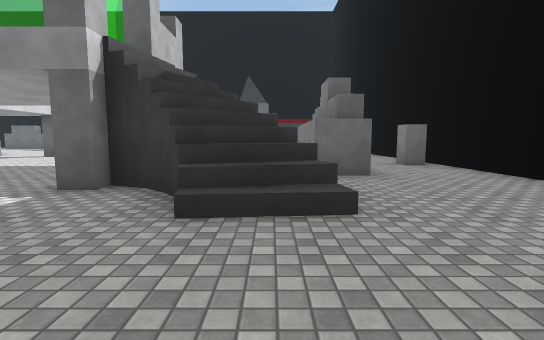
[1] (above)

24 first-person views from a walk through a Unity game level. The camera is 1.3 m above the floor, tilts 6° down and sees 85° across. The floor is counted in squares, 2 m on a side. Each view is taken from the middle of a square. On the plan, view 1 faces up. The plan holds only what a view shows up to about 9 squares ahead; the rest is blank. The place goes on beyond the plan. Some animated figures are left out. Surface patterns are stand-ins for the level's own textures.

[2]
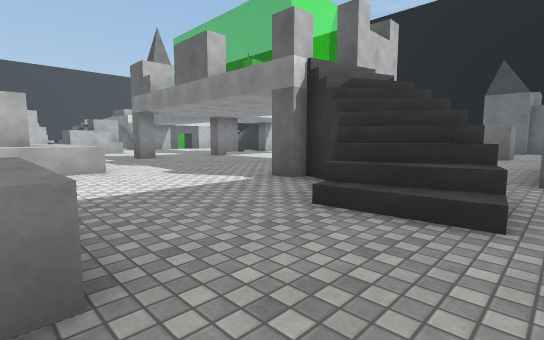

[3]
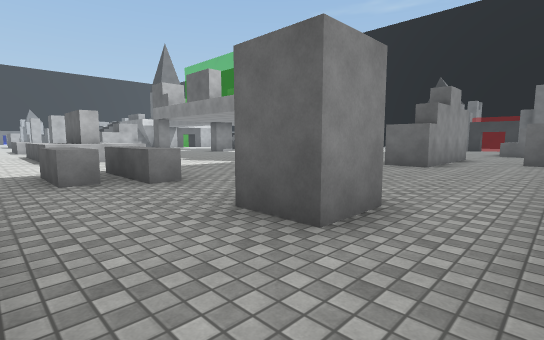

[4]
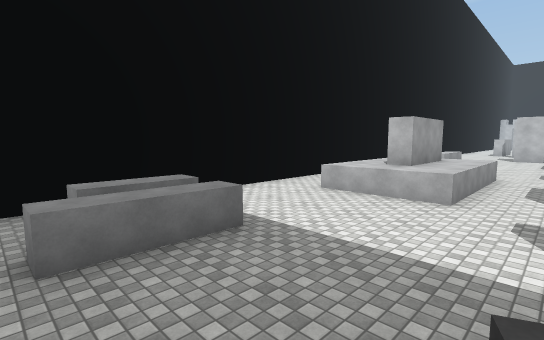

[5]
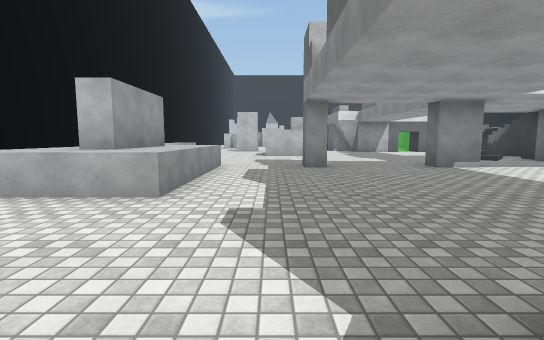

[6]
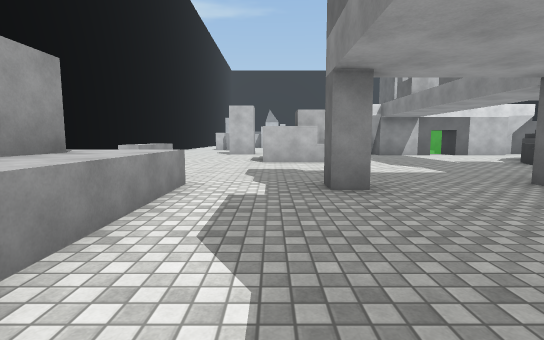

[7]
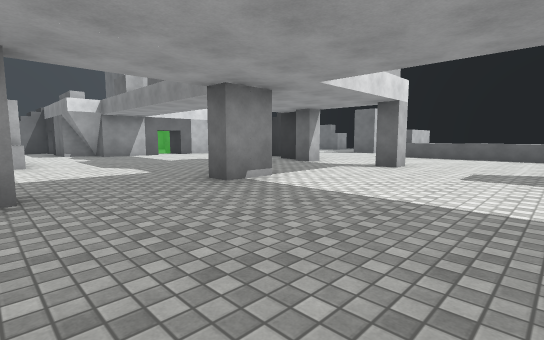

[8]
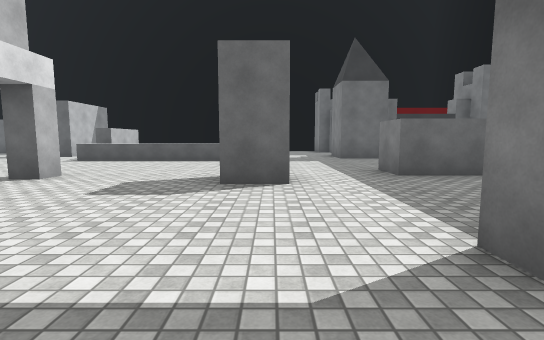

[9]
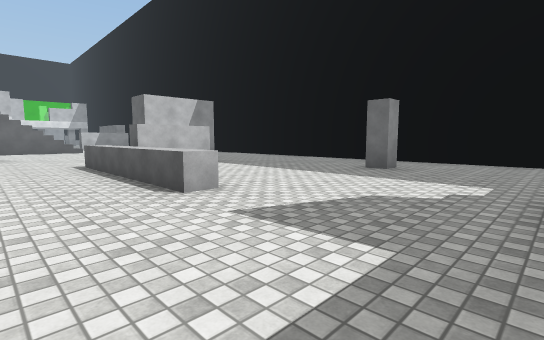

[10]
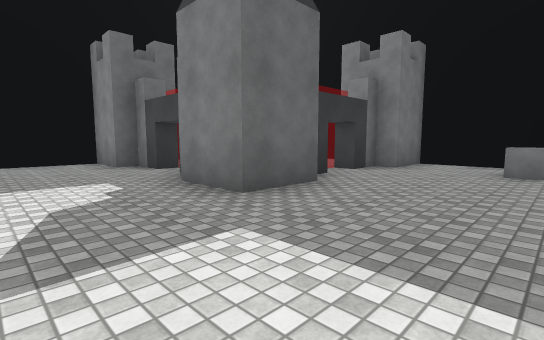

[11]
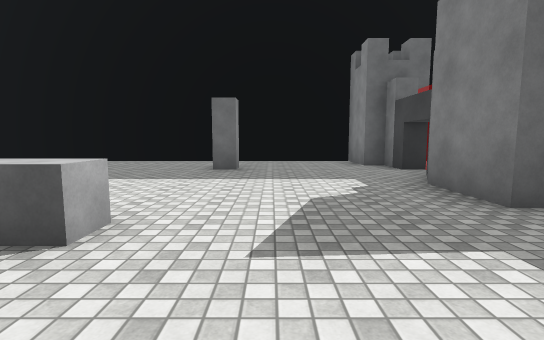

[12]
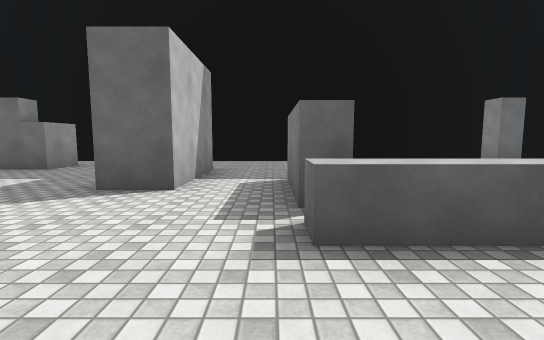

[13]
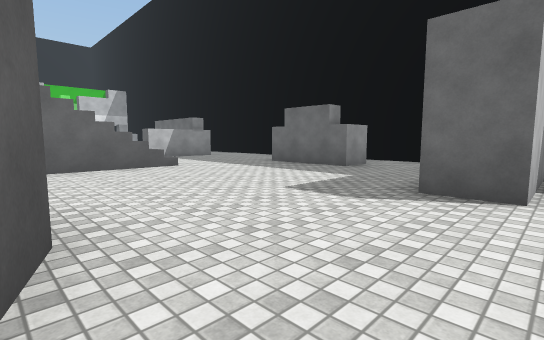

[14]
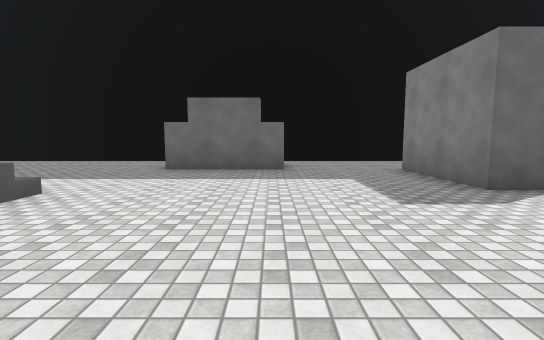

[15]
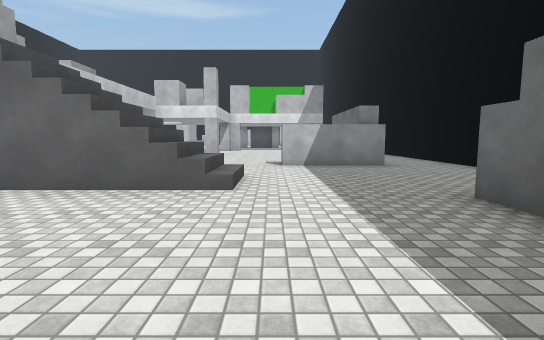

[16]
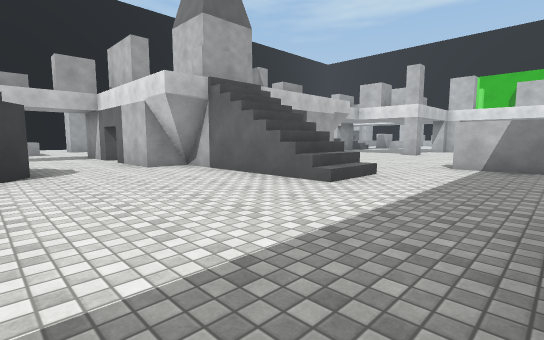

[17]
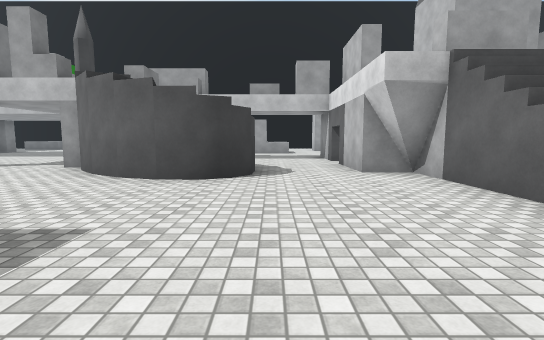

[18]
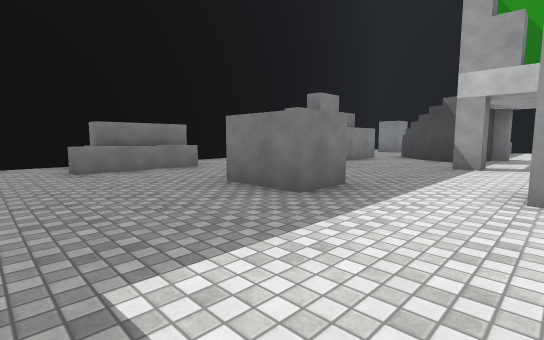

[19]
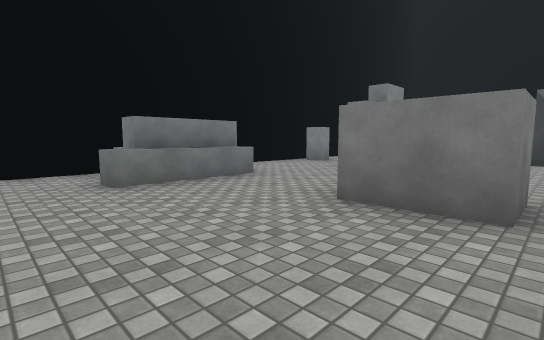

[20]
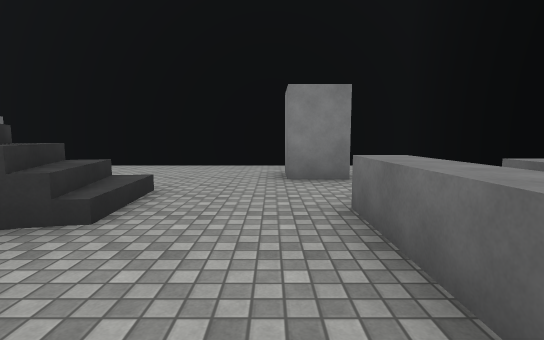

[21]
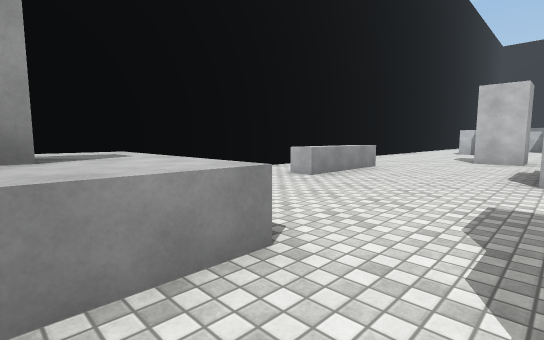

[22]
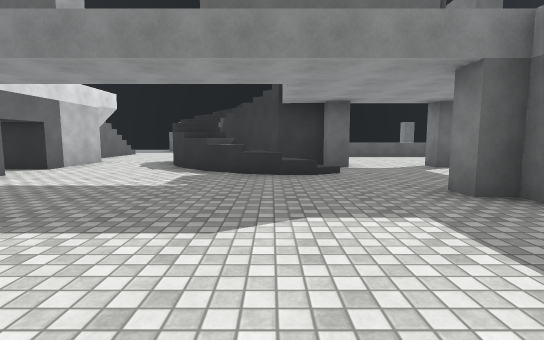

[23]
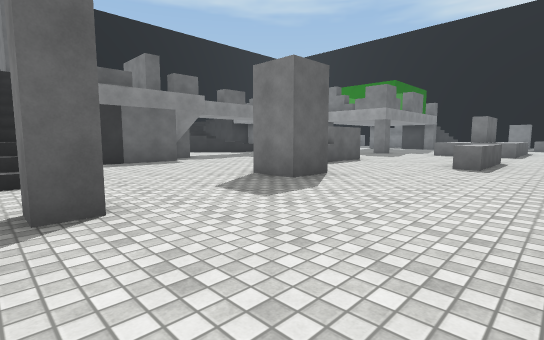

[24]
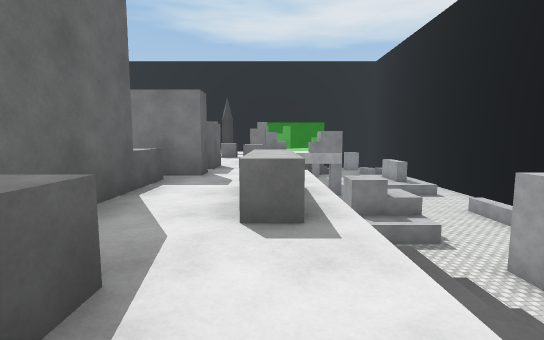

### Floor plan
Key: @ floor where view 1 was taken; # wall or solid block; . main floor; : floor 1.5 m higher than the main floor; + floor 2.25 m higher than the main floor; * floor 4 m higher than the main floor; / step, stairs or slope; = window, fence, low wall or low ledge; ^ raised ledge.
Columns run from 23 left of view 1 to 5 right of it. Each row starts with its distance up from view 1.
 22 #######################
 21 ......  ...... .......#
 20  .....###..... .......#
 19  #.........#.. ...#....
 18  #.........#..........=
 17 ...........#.# .......# ==
 16 ....//.......#  ......#...###
 15     //.......#^^^^..........#
 14     //......................#
 13     **/..###..............#.#
 12     # *..+###.........#...#
 11       *..:###..#...#.......
 10   #  =/...///...............#
  9   ##^#*.....................#
  8  ^*****.................#.#.#
  7 ***.^   ......#.....#...#...#
  6  /....  ................#...#
  5  /...................##.....#
  4  /......^#....#......##/....#
  3  /......^#............//....#
  2  ....#......................#
  1  #............^##^..........#
  0   ........... ^##^...^^@.#..#
 -1   .......^^.. .......^^.....#
 -2  ..........     ............#
 -3        #####################

Positions as (right, up) in squares from view 1, and headings:
1: (0, 0), facing up
2: (1, 0), facing up-left
3: (4, -2), facing up-left
4: (0, 3), facing down-left
5: (-2, 3), facing left
6: (-5, 3), facing left
7: (-5, 4), facing up-left
8: (-4, 6), facing up
9: (-2, 13), facing up-left
10: (-4, 13), facing up-right
11: (-4, 13), facing up
12: (-10, 13), facing up
13: (-11, 13), facing up-left
14: (-15, 13), facing up
15: (-14, 17), facing left
16: (-14, 19), facing down-left
17: (-15, 18), facing down
18: (-4, 15), facing down-right
19: (-2, 15), facing down-right
20: (-3, 1), facing right
21: (-8, 3), facing down-left
22: (-12, 4), facing up
23: (-22, -2), facing up-right
24: (-23, 7), facing right
